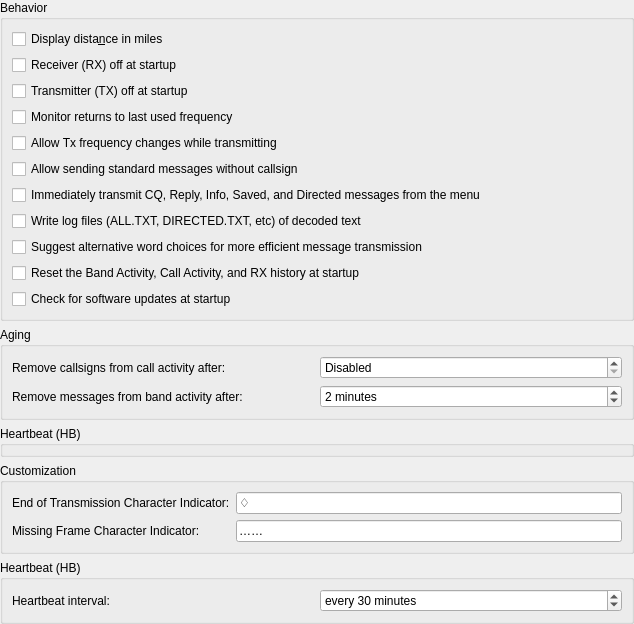
             <widget class="QWidget" name="scrollAreaWidgetContents_2">
              <property name="geometry">
               <rect>
                <x>0</x>
                <y>0</y>
                <width>634</width>
                <height>606</height>
               </rect>
              </property>
              <layout class="QVBoxLayout" name="verticalLayout_26">
               <property name="leftMargin">
                <number>0</number>
               </property>
               <property name="topMargin">
                <number>0</number>
               </property>
               <property name="rightMargin">
                <number>0</number>
               </property>
               <property name="bottomMargin">
                <number>0</number>
               </property>
               <item>
                <widget class="QGroupBox" name="behaviour_group_box">
                 <property name="title">
                  <string>Behavior</string>
                 </property>
                 <layout class="QVBoxLayout" name="verticalLayout_8">
                  <item>
                   <widget class="QCheckBox" name="miles_check_box">
                    <property name="enabled">
                     <bool>true</bool>
                    </property>
                    <property name="toolTip">
                     <string>Show distance to DX station in miles rather than kilometers.</string>
                    </property>
                    <property name="text">
                     <string>Display dista&amp;nce in miles</string>
                    </property>
                   </widget>
                  </item>
                  <item>
                   <widget class="QCheckBox" name="monitor_off_check_box">
                    <property name="toolTip">
                     <string>Don't start decoding until the monitor button is clicked.</string>
                    </property>
                    <property name="text">
                     <string>Receiver (RX) off at startup</string>
                    </property>
                    <property name="checked">
                     <bool>false</bool>
                    </property>
                   </widget>
                  </item>
                  <item>
                   <widget class="QCheckBox" name="transmit_off_check_box">
                    <property name="text">
                     <string>Transmitter (TX) off at startup</string>
                    </property>
                   </widget>
                  </item>
                  <item>
                   <widget class="QCheckBox" name="monitor_last_used_check_box">
                    <property name="visible">
                     <bool>false</bool>
                    </property>
                    <property name="toolTip">
                     <string>&lt;html&gt;&lt;head/&gt;&lt;body&gt;&lt;p&gt;Check this if you wish to automatically return to the last monitored frequency when monitor is enabled, leave it unchecked if you wish to have the current rig frequency maintained.&lt;/p&gt;&lt;/body&gt;&lt;/html&gt;</string>
                    </property>
                    <property name="text">
                     <string>Monitor returns to last used frequency</string>
                    </property>
                   </widget>
                  </item>
                  <item>
                   <widget class="QCheckBox" name="tx_qsy_check_box">
                    <property name="enabled">
                     <bool>true</bool>
                    </property>
                    <property name="toolTip">
                     <string>&lt;html&gt;&lt;head/&gt;&lt;body&gt;&lt;p&gt;Some rigs are not able to process CAT commands while transmitting. This means that if you are operating in split mode you may have to uncheck this option.&lt;/p&gt;&lt;/body&gt;&lt;/html&gt;</string>
                    </property>
                    <property name="text">
                     <string>Allow Tx frequency changes while transmitting</string>
                    </property>
                   </widget>
                  </item>
                  <item>
                   <widget class="QCheckBox" name="avoid_forced_identify_check_box">
                    <property name="text">
                     <string>Allow sending standard messages without callsign</string>
                    </property>
                   </widget>
                  </item>
                  <item>
                   <widget class="QCheckBox" name="transmit_directed_check_box">
                    <property name="text">
                     <string>Immediately transmit CQ, Reply, Info, Saved, and Directed messages from the menu</string>
                    </property>
                   </widget>
                  </item>
                  <item>
                   <widget class="QCheckBox" name="write_logs_check_box">
                    <property name="text">
                     <string>Write log files (ALL.TXT, DIRECTED.TXT, etc) of decoded text</string>
                    </property>
                   </widget>
                  </item>
                  <item>
                   <widget class="QCheckBox" name="spellcheck_check_box">
                    <property name="text">
                     <string>Suggest alternative word choices for more efficient message transmission</string>
                    </property>
                   </widget>
                  </item>
                  <item>
                   <widget class="QCheckBox" name="reset_activity_check_box">
                    <property name="toolTip">
                     <string>Permanently deletes the stored call activity and RX history for every band at each start; asks when you turn it on.</string>
                    </property>
                    <property name="text">
                     <string>Reset the Band Activity, Call Activity, and RX history at startup</string>
                    </property>
                   </widget>
                  </item>
                  <item>
                   <widget class="QCheckBox" name="checkForUpdates_checkBox">
                    <property name="text">
                     <string>Check for software updates at startup</string>
                    </property>
                   </widget>
                  </item>
                 </layout>
                </widget>
               </item>
               <item>
                <widget class="QGroupBox" name="groupBox_15">
                 <property name="title">
                  <string>Aging</string>
                 </property>
                 <layout class="QVBoxLayout" name="verticalLayout_22">
                  <item>
                   <layout class="QHBoxLayout" name="horizontalLayout_155">
                    <item>
                     <widget class="QLabel" name="ping_label_11">
                      <property name="text">
                       <string>Remove callsigns from call activity after:</string>
                      </property>
                      <property name="buddy">
                       <cstring>callsign_aging_spin_box</cstring>
                      </property>
                     </widget>
                    </item>
                    <item>
                     <widget class="QSpinBox" name="callsign_aging_spin_box">
                      <property name="toolTip">
                       <string>&lt;html&gt;&lt;head/&gt;&lt;body&gt;&lt;p&gt;Number of minutes between unattended pings&lt;/p&gt;&lt;/body&gt;&lt;/html&gt;</string>
                      </property>
                      <property name="specialValueText">
                       <string>Disabled</string>
                      </property>
                      <property name="suffix">
                       <string> minutes</string>
                      </property>
                      <property name="prefix">
                       <string/>
                      </property>
                      <property name="minimum">
                       <number>0</number>
                      </property>
                      <property name="maximum">
                       <number>1440</number>
                      </property>
                      <property name="singleStep">
                       <number>1</number>
                      </property>
                      <property name="value">
                       <number>0</number>
                      </property>
                     </widget>
                    </item>
                   </layout>
                  </item>
                  <item>
                   <layout class="QHBoxLayout" name="horizontalLayout_156">
                    <item>
                     <widget class="QLabel" name="ping_label_12">
                      <property name="text">
                       <string>Remove messages from band activity after:</string>
                      </property>
                      <property name="buddy">
                       <cstring>callsign_aging_spin_box</cstring>
                      </property>
                     </widget>
                    </item>
                    <item>
                     <widget class="QSpinBox" name="activity_aging_spin_box">
                      <property name="toolTip">
                       <string>&lt;html&gt;&lt;head/&gt;&lt;body&gt;&lt;p&gt;Number of minutes between unattended pings&lt;/p&gt;&lt;/body&gt;&lt;/html&gt;</string>
                      </property>
                      <property name="specialValueText">
                       <string>Disabled</string>
                      </property>
                      <property name="suffix">
                       <string> minutes</string>
                      </property>
                      <property name="prefix">
                       <string/>
                      </property>
                      <property name="minimum">
                       <number>0</number>
                      </property>
                      <property name="maximum">
                       <number>1440</number>
                      </property>
                      <property name="singleStep">
                       <number>1</number>
                      </property>
                      <property name="value">
                       <number>2</number>
                      </property>
                     </widget>
                    </item>
                   </layout>
                  </item>
                 </layout>
                </widget>
               </item>
               <item>
                <widget class="QGroupBox" name="heartbeatGroupBox">
                 <property name="visible">
                  <bool>false</bool>
                 </property>
                 <property name="title">
                  <string>Heartbeat (HB)</string>
                 </property>
                </widget>
               </item>
               <item>
                <widget class="QGroupBox" name="groupBox_12">
                 <property name="title">
                  <string>Customization</string>
                 </property>
                 <layout class="QFormLayout" name="formLayout_2">
                  <item row="0" column="0">
                   <widget class="QLabel" name="label_24">
                    <property name="text">
                     <string>End of Transmission Character Indicator:</string>
                    </property>
                   </widget>
                  </item>
                  <item row="0" column="1">
                   <widget class="QLineEdit" name="eot_line_edit">
                    <property name="toolTip">
                     <string>&lt;html&gt;&lt;head/&gt;&lt;body&gt;&lt;p&gt;Character to display when a transmission has been detected to have ended. &lt;/p&gt;&lt;/body&gt;&lt;/html&gt;</string>
                    </property>
                    <property name="text">
                     <string>♢</string>
                    </property>
                    <property name="maxLength">
                     <number>2</number>
                    </property>
                   </widget>
                  </item>
                  <item row="1" column="0">
                   <widget class="QLabel" name="label_32">
                    <property name="text">
                     <string>Missing Frame Character Indicator:</string>
                    </property>
                   </widget>
                  </item>
                  <item row="1" column="1">
                   <widget class="QLineEdit" name="mfi_line_edit">
                    <property name="toolTip">
                     <string>&lt;html&gt;&lt;head/&gt;&lt;body&gt;&lt;p&gt;Character sequence to display when a transmission has been detected to have a missing frame. &lt;/p&gt;&lt;/body&gt;&lt;/html&gt;</string>
                    </property>
                    <property name="text">
                     <string>……</string>
                    </property>
                   </widget>
                  </item>
                 </layout>
                </widget>
               </item>
               <item>
                <spacer name="verticalSpacer_5">
                 <property name="orientation">
                  <enum>Qt::Orientation::Vertical</enum>
                 </property>
                 <property name="sizeHint" stdset="0">
                  <size>
                   <width>20</width>
                   <height>40</height>
                  </size>
                 </property>
                </spacer>
               </item>
               <item>
                <widget class="QGroupBox" name="heartbeatGroupBoxOld">
                 <property name="visible">
                  <bool>false</bool>
                 </property>
                 <property name="title">
                  <string>Heartbeat (HB)</string>
                 </property>
                 <layout class="QVBoxLayout" name="verticalLayout_21">
                  <item>
                   <layout class="QHBoxLayout" name="horizontalLayout_15">
                    <item>
                     <widget class="QLabel" name="ping_label_10">
                      <property name="visible">
                       <bool>false</bool>
                      </property>
                      <property name="text">
                       <string>Heartbeat interval:</string>
                      </property>
                     </widget>
                    </item>
                    <item>
                     <widget class="QSpinBox" name="heartbeat_spin_box">
                      <property name="visible">
                       <bool>false</bool>
                      </property>
                      <property name="toolTip">
                       <string>&lt;html&gt;&lt;head/&gt;&lt;body&gt;&lt;p&gt;Number of minutes between unattended heartbeat transmissions.&lt;/p&gt;&lt;/body&gt;&lt;/html&gt;</string>
                      </property>
                      <property name="specialValueText">
                       <string>Disabled</string>
                      </property>
                      <property name="suffix">
                       <string> minutes</string>
                      </property>
                      <property name="prefix">
                       <string>every </string>
                      </property>
                      <property name="minimum">
                       <number>0</number>
                      </property>
                      <property name="maximum">
                       <number>1440</number>
                      </property>
                      <property name="singleStep">
                       <number>5</number>
                      </property>
                      <property name="value">
                       <number>30</number>
                      </property>
                     </widget>
                    </item>
                   </layout>
                  </item>
                  <item>
                   <spacer name="verticalSpacer_2">
                    <property name="orientation">
                     <enum>Qt::Orientation::Vertical</enum>
                    </property>
                    <property name="sizeHint" stdset="0">
                     <size>
                      <width>20</width>
                      <height>20</height>
                     </size>
                    </property>
                   </spacer>
                  </item>
                 </layout>
                </widget>
               </item>
              </layout>
             </widget>
